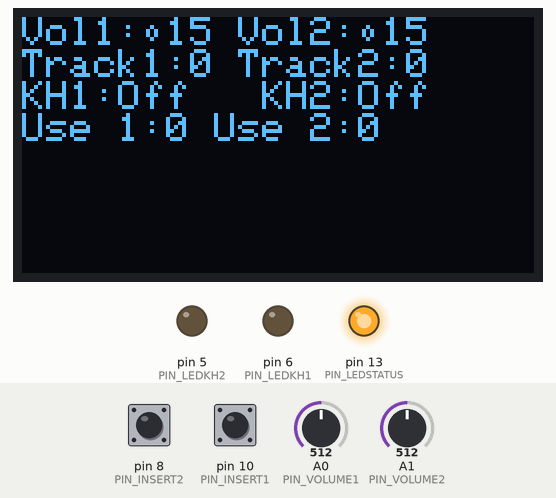
Bench run of a sketch on a simulated Arduino Uno, built with avr-gcc and run on an emulated ATmega328P. Shown: 128×64 one-colour display, output pins drawn as LEDs (lit = HIGH). Inputs (shaded band) come from the test bench; at power-on: pin 8 (PIN_INSERT2) HIGH, pin 10 (PIN_INSERT1) HIGH, A0 (PIN_VOLUME1) = 512, A1 (PIN_VOLUME2) = 512. The display library's start-up logo is not drawn; the audio player accepts every command and is not drawn.

Above: at 3.5 s.
3.6 s: pin 8 (PIN_INSERT2) pulled LOW for 0.7 s
At 4.4 s:
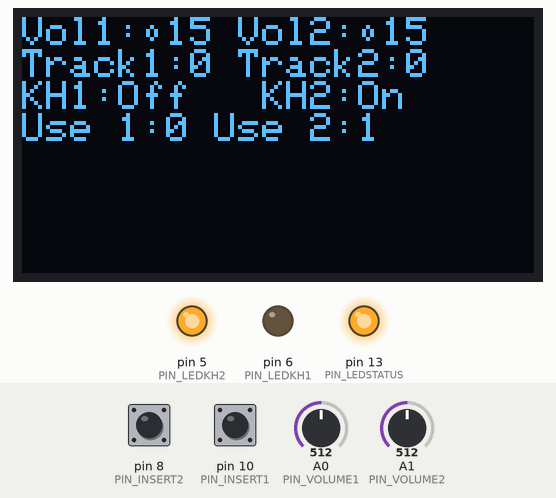
6.6 s: pin 10 (PIN_INSERT1) pulled LOW for 0.7 s
At 7.3 s:
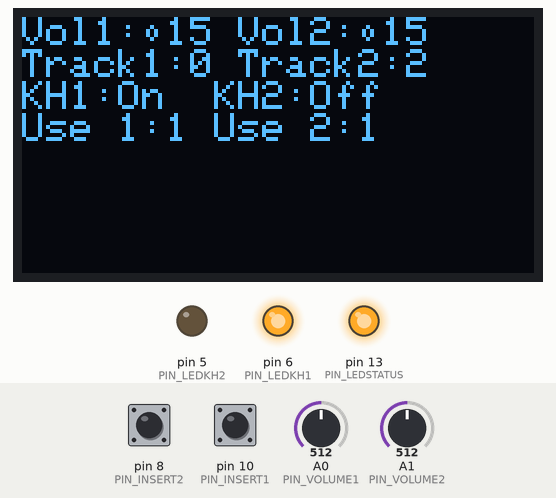
8.8 s: A0 (PIN_VOLUME1) set to 716
At 10.1 s:
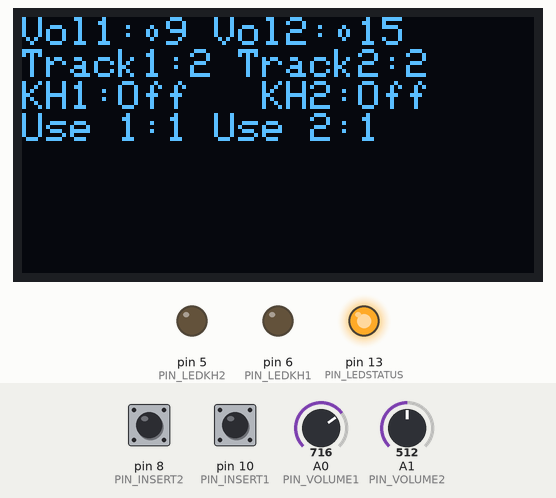
10.6 s: A1 (PIN_VOLUME2) set to 716
At 11.8 s:
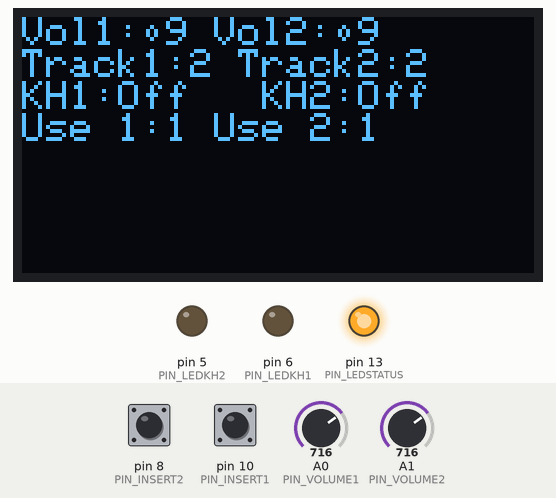
12.3 s: pin 8 (PIN_INSERT2) pulled LOW for 1 s
At 14.6 s:
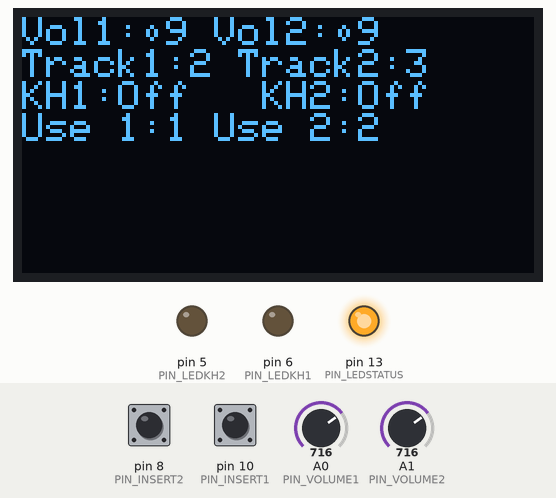
14.8 s: pin 10 (PIN_INSERT1) pulled LOW for 1 s
At 16.9 s:
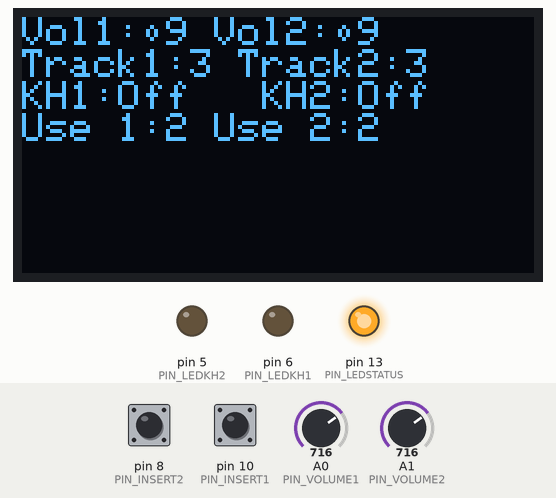
Timing chart, 0 to 18.3 s (numbered marks = the images above; inputs shaded):
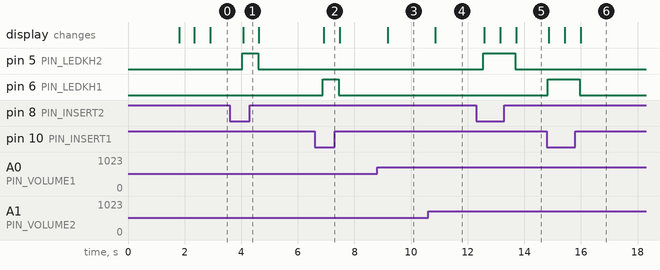

Measured:
- after the input at 3.6 s, pin 5 (PIN_LEDKH2): LOW → HIGH after 0.44 s, → LOW 0.56 s later; the display: changes after 0.46 s (image 1)
- after the input at 6.6 s, pin 6 (PIN_LEDKH1): LOW → HIGH after 0.28 s, → LOW 0.56 s later; the display: changes after 0.31 s (image 2)
- after the input at 8.8 s, the display: changes after 0.37 s (image 3)
- after the input at 10.6 s, the display: changes after 0.26 s (image 4)
- after the input at 12.3 s, pin 5 (PIN_LEDKH2): LOW → HIGH after 0.25 s, → LOW 1.1 s later; the display: first changes after 0.28 s (image 5 shows a later state)
- after the input at 14.8 s, pin 6 (PIN_LEDKH1): LOW → HIGH at once, → LOW 1.1 s later; the display: first changes after 0.07 s (image 6 shows a later state)

The sketch:

Final_1_V02.ino
```cpp
#include <SoftwareSerial.h>

#include <SPI.h>
#include <Wire.h>
#include <Adafruit_GFX.h>
#include <Adafruit_SSD1306.h>

#include <DFRobotDFPlayerMini.h>
//display definitions
#define SCREEN_WIDTH 128 // OLED display width, in pixels
#define SCREEN_HEIGHT 64 // OLED display height, in pixels
#define OLED_RESET     -1 // Reset pin # (or -1 if sharing Arduino reset pin)
Adafruit_SSD1306 display( SCREEN_WIDTH,
                          SCREEN_HEIGHT,
                          &Wire,
                          OLED_RESET,
                          800000UL,
                          100000UL);
//pin definitions
#define PIN_SERIAL1_RX   3   //2nd software UART
#define PIN_SERIAL1_TX   4   //2nd software UART
#define PIN_SERIAL2_RX   7
#define PIN_SERIAL2_TX   2
#define PIN_LEDSTATUS 13  //Status LED
#define PIN_LEDKH1    6   //Play enable info led DFPlayer1
#define PIN_LEDKH2    5   //Play enable info led DFPlayer2
#define PIN_INSERT1   10   //Headphone detection for DFPlayer1
#define PIN_INSERT2   8   //Headphone detection for DFPlayer2
#define PIN_VOLUME1   A0  //Volume control analog input for DFPlayer1
#define PIN_VOLUME2   A1  //Volume control analog input for DFPlayer2

//initialize DFPlayer object
SoftwareSerial SoftSerial(PIN_SERIAL1_RX,PIN_SERIAL1_TX);
SoftwareSerial SoftSerial2(PIN_SERIAL2_RX,PIN_SERIAL2_TX);
DFRobotDFPlayerMini myDFPlayer;
DFRobotDFPlayerMini myDFPlayer2;

// Function declarations
void printDetail(uint8_t type, int value);
int readVolume(int InputPin, int EnablePin);
void errorBlink(int numberBlinks);

enum player_status{
  pstop,
  pause,
  start
};
enum headphone_status{
  inserted,
  removed
};

void setup() {
  pinMode(PIN_LEDSTATUS,OUTPUT);
  pinMode(PIN_LEDKH1,OUTPUT);
  pinMode(PIN_LEDKH2,OUTPUT);
  pinMode(PIN_INSERT1,INPUT_PULLUP);
  pinMode(PIN_INSERT2,INPUT_PULLUP);
  pinMode(PIN_LEDSTATUS,OUTPUT);
  //Serial.begin(9600);
  SoftSerial.begin(9600);
  SoftSerial2.begin(9600);

  if(!display.begin(SSD1306_SWITCHCAPVCC, 0x3C)) { // Address 0x3D for 128x64
    while(true){ // Don't proceed, loop forever and blink LED for error
      errorBlink(0);
    }
  }
  display.display();
  delay(100);
  display.clearDisplay();
  display.setTextSize(1);
  display.setTextColor(SSD1306_WHITE);

  if(!myDFPlayer.begin(SoftSerial2,true,false)) { //Initialize Player 1 ! Error Handling not functional !
    display.clearDisplay();
    display.setCursor(0,0);
    display.println("Player1 err");
    display.display();
    while(true){
      errorBlink(1);
    }
   }
  if(!myDFPlayer2.begin(SoftSerial,true,false)) {  // Initialize Player2 ! Error handling not functional !
    display.clearDisplay();
    display.setCursor(0,0);
    display.println("Player2 err");
    display.display();
    while(true){
      errorBlink(2);
    }
   }
  delay(500);
  // Configure to go!
  myDFPlayer.setTimeOut(500);
  myDFPlayer2.setTimeOut(500);
  myDFPlayer.outputDevice(DFPLAYER_DEVICE_SD);
  myDFPlayer.outputDevice(DFPLAYER_DEVICE_SD);
  myDFPlayer.enableLoopAll();
  myDFPlayer2.enableLoopAll();
  myDFPlayer.enableLoop();
  myDFPlayer2.enableLoop();
  digitalWrite(PIN_LEDSTATUS,HIGH);
  display.clearDisplay();
  display.setCursor(0,0);
  display.println("Init complete");
  display.println("Soft: V.Weiss, Edelweisz");
  display.println("12/2020");
  display.display();
  delay(500);
}

// main loop
void loop() {
  int volume1 = 15;
  int volume2 = 15;
  int counter1 = 0;
  int counter2 = 0;
  int file1 =0;
  int file2 =0;
  headphone_status laststate1 = removed;
  headphone_status laststate2 = removed;
  display.clearDisplay();
  display.setCursor(0,0);
  display.println("Start MP3 Playback");
  display.print("MP3-1:");
  display.print(myDFPlayer.readFileCounts(),DEC);
  display.println(" Files");
  display.print("MP3-2:");
  display.print(myDFPlayer2.readFileCounts(),DEC);
  display.println(" Files");
  display.display();
  delay(500);
  while(true){
    display.clearDisplay();
    display.setCursor(0,0);
    volume1 = 30 - readVolume(PIN_VOLUME1, PIN_LEDKH1)/34;
    volume2 = 30 - readVolume(PIN_VOLUME2, PIN_LEDKH2)/34;
    display.print("Vol1:\t");
    display.print(volume1, DEC);
    display.print(" Vol2:\t");
    display.println(volume2, DEC);
    myDFPlayer.volume(volume1);
    myDFPlayer2.volume(volume2);
    display.print("Track1:");
    display.print(file1,DEC);
    display.print(" Track2:");
    display.println(file2,DEC);
    //play control
    if(!digitalRead(PIN_INSERT1)){
     display.print("KH1:On ");
     if(laststate1 == removed){
      myDFPlayer.next();
      file1 = myDFPlayer.readCurrentFileNumber();
      counter1++;
      digitalWrite(PIN_LEDKH1, HIGH);
      laststate1 = inserted;
     }
      else{
       // digitalWrite(PIN_LEDKH1, !digitalRead(PIN_LEDKH1));
      }
    }
    else{
     display.print("KH1:Off  ");
     if(laststate1 == inserted){
       myDFPlayer.pause();
        digitalWrite(PIN_LEDKH1, LOW);
       laststate1 = removed;
     }
    } // End Check Headphone_1
   if(!digitalRead(PIN_INSERT2)){
     display.println(" KH2:On ");
     if(laststate2 == removed){
      myDFPlayer2.next();
      file2 = myDFPlayer2.readCurrentFileNumber();
      counter2++;
      digitalWrite(PIN_LEDKH2, HIGH);
      laststate2 = inserted;
     }
     else{
      //digitalWrite(PIN_LEDKH2, !digitalRead(PIN_LEDKH2));
     }
    }
    else{
     display.println(" KH2:Off");
     if(laststate2 == inserted){
       myDFPlayer2.pause();
       digitalWrite(PIN_LEDKH2, LOW);
       laststate2 = removed;
     }
    }
  display.print("Use 1:");
    display.print(counter1, DEC);
    display.print(" Use 2:");
    display.println(counter2, DEC);
    display.display();
    delay(500);
  }
 //End of loop
}

int readVolume(int InputPin, int EnablePin){      //read volume pot
  bool temp = digitalRead(EnablePin);
  int  tempvalue;
  digitalWrite(EnablePin,HIGH);
  delay(5); //Wait to settle
  tempvalue= analogRead(InputPin);
  digitalWrite(EnablePin, temp);
  return tempvalue;
}
void errorBlink(int numberBlinks){                //blink n times short with 1s long blink after
    bool temp = digitalRead(PIN_LEDSTATUS); //save previous state
    while(numberBlinks)
    {
      digitalWrite(PIN_LEDSTATUS,HIGH);
      delay(250);
      digitalWrite(PIN_LEDSTATUS,LOW);
      delay(250);
      numberBlinks--;
    }
    digitalWrite(PIN_LEDSTATUS, HIGH);
    delay(1000);
    digitalWrite(PIN_LEDSTATUS,LOW);
    digitalWrite(PIN_LEDSTATUS,temp );   //restore state
}
void printDetail(uint8_t type, int value){        //from DFplayer Message handling implementation
  switch (type) {
    case TimeOut:
      display.println(F("Time Out!"));
      break;
    case WrongStack:
      display.println(F("Stack Wrong!"));
      break;
    case DFPlayerCardInserted:
      display.println(F("Card Inserted!"));
      break;
    case DFPlayerCardRemoved:
      display.println(F("Card Removed!"));
      break;
    case DFPlayerCardOnline:
      display.println(F("Card Online!"));
      break;
    case DFPlayerPlayFinished:
      display.println(F("Number:"));
      display.println(value);
      display.println(F(" Play Finished!"));
      break;
    case DFPlayerError:
      display.println(F("DFPlayerError:"));
      switch (value) {
        case Busy:
          display.println(F("Card not found"));
          break;
        case Sleeping:
          display.println(F("Sleeping"));
          break;
        case SerialWrongStack:
          display.println(F("Get Wrong Stack"));
          break;
        case CheckSumNotMatch:
          display.println(F("Check Sum Not Match"));
          break;
        case FileIndexOut:
          display.println(F("File Index Out of Bound"));
          break;
        case FileMismatch:
          display.println(F("Cannot Find File"));
          break;
        case Advertise:
          display.println(F("In Advertise"));
          break;
        default:
          break;
      }
      break;
    default:
      break;
  }
  display.display();
}
```
